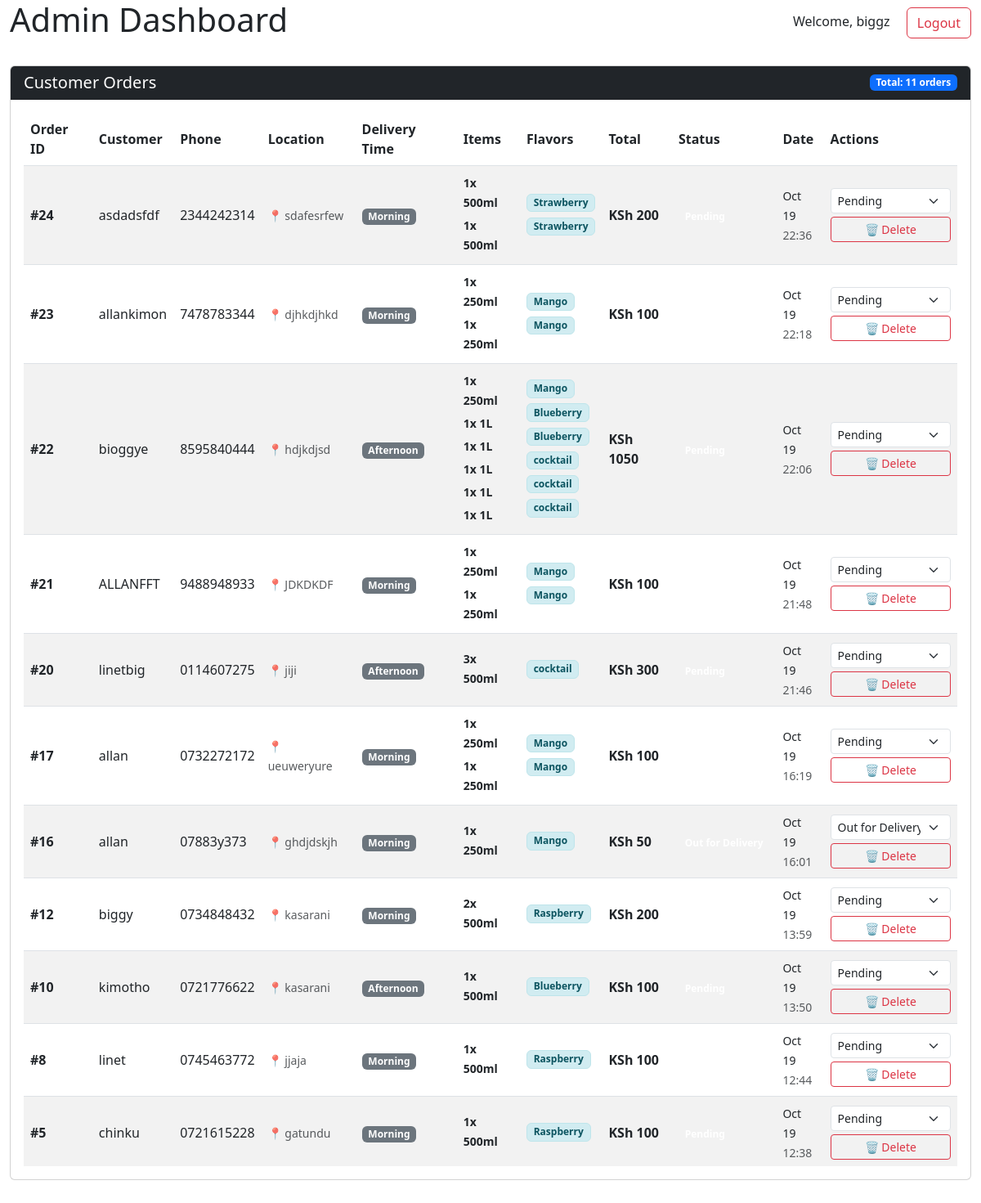
The app's page /manage/dashboard/ (signed in) with its own data.
### orders/models.py (models this page shows, shortened)
class Order(models.Model):
    DELIVERY_TIMES = [
        ('Morning', 'Morning'),
        ('Afternoon', 'Afternoon'),
        ('Evening', 'Evening'),
    ]
    STATUS_CHOICES = [
        ('Pending', 'Pending'),
        ('Confirmed', 'Confirmed'),
        ('Out for Delivery', 'Out for Delivery'),
        ('Delivered', 'Delivered'),
        ('Cancelled', 'Cancelled'),
    ]
    customer_name = models.CharField(max_length=100)
    phone_number = models.CharField(max_length=20)
    location = models.TextField()
    delivery_time = models.CharField(max_length=20, choices=DELIVERY_TIMES)
    order_details = models.JSONField()
    status = models.CharField(max_length=20, choices=STATUS_CHOICES, default='Pending')
    created_at = models.DateTimeField(auto_now_add=True)
    updated_at = models.DateTimeField(auto_now=True)
    def total_amount(self):
        total = 0
        prices = {'250ml': 50, '500ml': 100, '1L': 200}
        for item in self.order_details:
            total += prices[item['size']] * item['quantity']
        return total

### orders/views.py (the view)
# urls.py: path('manage/dashboard/', views.admin_dashboard, name='admin_dashboard'),
@login_required
def admin_dashboard(request):
    orders = Order.objects.all().order_by('-created_at')
    return render(request, 'orders/admin_dashboard.html', {'orders': orders})

### templates/orders/admin_dashboard.html (shortened to what this page needs)
{% extends 'base.html' %}
{% block content %}
<div class="container-fluid">
    <div class="d-flex justify-content-between align-items-center mb-4">
        <h1>Admin Dashboard</h1>
        <div>
            <span class="me-3">Welcome, {{ user.username }}</span>
            <a href="{% url 'admin_logout' %}" class="btn btn-outline-danger">Logout</a>
        </div>
    </div>
    <div class="card">
        <div class="card-header bg-dark text-white d-flex justify-content-between align-items-center">
            <h5 class="mb-0">Customer Orders</h5>
            <span class="badge bg-primary">Total: {{ orders.count }} orders</span>
        </div>
        <div class="card-body">
            <div class="table-responsive">
                <table class="table table-striped table-hover">
                    <thead>
                        <tr>
                            <th>Order ID</th>
                            <th>Customer</th>
                            <th>Phone</th>
                            <th>Location</th>
                            <th>Delivery Time</th>
                            <th>Items</th>
                            <th>Flavors</th>
                            <th>Total</th>
                            <th>Status</th>
                            <th>Date</th>
                            <th>Actions</th>
                        </tr>
                    </thead>
                    <tbody>
                        {% for order in orders %}
                        <tr id="order-{{ order.id }}">
                            <td><strong>#{{ order.id }}</strong></td>
                            <td>{{ order.customer_name }}</td>
                            <td>{{ order.phone_number }}</td>
                            <td>
                                <small class="text-muted location-text"
                                       data-bs-toggle="tooltip"
                                       data-bs-placement="top"
                                       title="{{ order.location }}">
                                    📍 {{ order.location|truncatewords:4 }}
                                </small>
                            </td>
                            <td>
                                <span class="badge bg-secondary">
                                    {{ order.delivery_time }}
                                </span>
                            </td>
                            <td>
                                {% for item in order.order_details %}
                                <div class="mb-1">
                                    <small class="fw-bold">{{ item.quantity }}x {{ item.size }}</small>
                                </div>
                                {% endfor %}
                            </td>
                            <td>
                                {% for item in order.order_details %}
                                <div class="mb-1">
                                    <span class="badge bg-info text-dark">
                                        {{ item.flavor }}
                                    </span>
                                </div>
                                {% endfor %}
                            </td>
                            <td><strong>KSh {{ order.total_amount }}</strong></td>
                            <td>
                                <span class="badge status-badge" id="status-{{ order.id }}"
                                    {% if order.status == 'Pending' %}bg-warning
                                    {% elif order.status == 'Confirmed' %}bg-info
                                    {% elif order.status == 'Out for Delivery' %}bg-primary
                                    {% elif order.status == 'Delivered' %}bg-success
                                    {% else %}bg-danger{% endif %}">
                                </span>
                            </td>
                            <td>
                                <small>{{ order.created_at|date:"M d" }}</small><br>
                                <small class="text-muted">{{ order.created_at|date:"H:i" }}</small>
                            </td>
                            <td>
                                <select class="form-select form-select-sm status-select"
                                        data-order-id="{{ order.id }}"
                                        onchange="updateOrderStatus({{ order.id }}, this.value)">
                                    <option value="Pending" {% if order.status == 'Pending' %}selected{% endif %}>Pending</option>
                                    <option value="Out for Delivery" {% if order.status == 'Out for Delivery' %}selected{% endif %}>Out for Delivery</option>
                                </select>
                                <button class="btn btn-sm btn-outline-danger mt-1 w-100"
                                        onclick="deleteOrder({{ order.id }})"
                                        title="Delete Order">
                                    🗑️ Delete
                                </button>
                            </td>
                        </tr>
                        {% endfor %}
                    </tbody>
                </table>
            </div>
        </div>
    </div>
</div>
{% endblock %}

### templates/base.html (shortened to what this page needs)
<!DOCTYPE html>
<html lang="en">
<head>
    <link href="https://cdn.jsdelivr.net/npm/bootstrap@5.3.0/dist/css/bootstrap.min.css" rel="stylesheet">
</head>
<body>
    {% block content %}{% endblock %}
</body>
</html>

### templates/orders/admin_dashboard.html (style rules this page uses)
.location-text { cursor: help; }
.table-responsive { max-height: 70vh; overflow-y: auto; }
.badge { font-size: 0.75em; }
th, td { padding: 8px 12px; vertical-align: middle; }
.bg-info.text-dark { background-color: #d1ecf1 !important; color: #0c5460 !important; border: 1px solid #bee5eb; }
.bg-info { background-color: #0dcaf0 !important; color: #000 !important; }
.bg-primary { background-color: #0d6efd !important; color: #fff !important; }
.table-striped tbody tr:nth-of-type(odd) { background-color: rgba(0, 0, 0, 0.02); }

### records on screen
Order: id "24", customer_name "asdadsfdf", phone_number "2344242314", location "sdafesrfew", delivery_time "Morning", quantity "1" "1", size "500ml" "500ml", flavor "Strawberry" "Strawberry", total_amount "200", created_at "Oct 19", created_at "22:36", status+id "Pending"
Order: id "23", customer_name "allankimon", phone_number "7478783344", location "djhkdjhkd", delivery_time "Morning", quantity "1" "1", size "250ml" "250ml", flavor "Mango" "Mango", total_amount "100", created_at "Oct 19", created_at "22:18", status+id "Pending"
Order: id "22", customer_name "bioggye", phone_number "8595840444", location "hdjkdjsd", delivery_time "Afternoon", quantity "1" "1" "1" "1" "1" "1", size "250ml" "1L" "1L" "1L" "1L" "1L", flavor "Mango" "Blueberry" "Blueberry" "cocktail" "cocktail" "cocktail", total_amount "1050", created_at "Oct 19", created_at "22:06", status+id "Pending"
Order: id "21", customer_name "ALLANFFT", phone_number "9488948933", location "JDKDKDF", delivery_time "Morning", quantity "1" "1", size "250ml" "250ml", flavor "Mango" "Mango", total_amount "100", created_at "Oct 19", created_at "21:48", status+id "Pending"
Order: id "20", customer_name "linetbig", phone_number "0114607275", location "jiji", delivery_time "Afternoon", quantity "3", size "500ml", flavor "cocktail", total_amount "300", created_at "Oct 19", created_at "21:46", status+id "Pending"
Order: id "17", customer_name "allan", phone_number "0732272172", location "ueuweryure", delivery_time "Morning", quantity "1" "1", size "250ml" "250ml", flavor "Mango" "Mango", total_amount "100", created_at "Oct 19", created_at "16:19", status+id "Pending"
Order: id "16", customer_name "allan", phone_number "07883y373", location "ghdjdskjh", delivery_time "Morning", quantity "1", size "250ml", flavor "Mango", total_amount "50", created_at "Oct 19", created_at "16:01", status+id "Out for Delivery"
Order: id "12", customer_name "biggy", phone_number "0734848432", location "kasarani", delivery_time "Morning", quantity "2", size "500ml", flavor "Raspberry", total_amount "200", created_at "Oct 19", created_at "13:59", status+id "Pending"
Order: id "10", customer_name "kimotho", phone_number "0721776622", location "kasarani", delivery_time "Afternoon", quantity "1", size "500ml", flavor "Blueberry", total_amount "100", created_at "Oct 19", created_at "13:50", status+id "Pending"
Order: id "8", customer_name "linet", phone_number "0745463772", location "jjaja", delivery_time "Morning", quantity "1", size "500ml", flavor "Raspberry", total_amount "100", created_at "Oct 19", created_at "12:44", status+id "Pending"
Order: id "5", customer_name "chinku", phone_number "0721615228", location "gatundu", delivery_time "Morning", quantity "1", size "500ml", flavor "Raspberry", total_amount "100", created_at "Oct 19", created_at "12:38", status+id "Pending"

### other values on screen
{{ user.username }} "biggz"
{{ orders.count }} "11"
